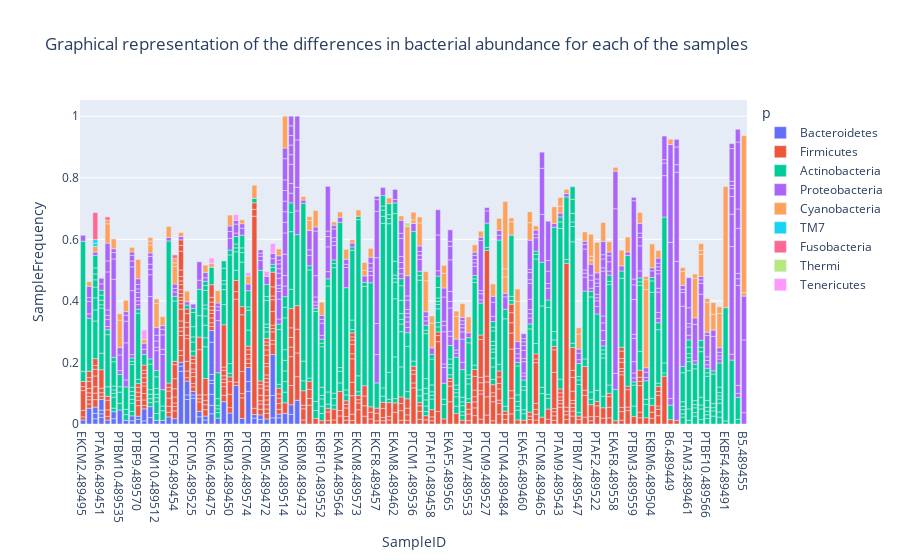

The notebook cell this image was saved under:
### Code cell
fig = px.bar(filtered_df, 
                 x = "SampleID", 
                 y = "SampleFrequency", 
                 color = "p", 
                 title = "Graphical representation of the differences in bacterial abundance for each of the samples")
fig.show()

### Figure 1 — Plotly figure (JSON) as saved in the notebook; plotly's stock layout.template omitted (floating-point values rounded to 4 significant figures; data arrays with more than 128 entries replaced by an {"elided": "..."} marker saying what was removed)
{"data": [{"alignmentgroup": "True", "hovertemplate": "p=Bacteroidetes<br>SampleID=%{x}<br>SampleFrequency=%{y}<extra></extra>", "legendgroup": "Bacteroidetes", "marker": {"color": "#636efa", "pattern": {"shape": ""}}, "name": "Bacteroidetes", "offsetgroup": "Bacteroidetes", "orientation": "v", "showlegend": true, "textposition": "auto", "type": "bar", "x": ["EKCM2.489495", "PTCM3.489508", "EKCF2.489571", "EKCF2.489571", "EKCF2.489571", "PTAM6.489451", "PTAM6.489451", "PTAM6.489451", "PTAM6.489451", "PTAF8.489480", "EKAM7.489572", "EKAM7.489572", "PTBM10.489535", "EKCF7.489557", "EKCM10.489502", "EKCM10.489502", "PTBF9.489570", "PTBF9.489570", "PTBM6.489476", "PTBM6.489476", "EKAM10.489518", "EKAM10.489518", "PTCM10.489512", "EKCF10.489541", "PTCF1.489467", "PTCF9.489454", "PTBF5.489479", "PTBF5.489479", "PTBF5.489479", "PTCM7.489468", "PTCM7.489468", "PTCM7.489468", "PTCM5.489525", "PTCM5.489525", "PTCM5.489525", "EKCF6.489456", "EKCF6.489456", "PTAM5.489496", "PTAM5.489496", "EKCM6.489475", "EKCM6.489475", "EKCM6.489475", "EKCM6.489475", "EKCM6.489475", "EKCM6.489475", "EKCM6.489475", "EKCM6.489475", "EKAF7.489567", "EKCM5.489561", "EKBM3.489450", "EKCF9.489499", "PTAF6.489492", "PTCM6.489574", "PTCM6.489574", "PTCM6.489574", "EKBF5.489551", "EKBF5.489551", "EKBF9.489520", "EKBF9.489520", "EKBM5.489472", "PTAF5.489560", "PTAF5.489560", "PTAF5.489560", "EKAF3.489546", "EKAF3.489546", "EKCM9.489514", "PTBF4.489483", "PTBF4.489483", "PTBF1.489562"], "xaxis": "x", "y": [0.01309, 0.05113, 0.0171, 0.01746, 0.02037, 0.02168, 0.01141, 0.01198, 0.0348, 0.01285, 0.01717, 0.02281, 0.04555, 0.01174, 0.01056, 0.01585, 0.01506, 0.01042, 0.01008, 0.03916, 0.02089, 0.03555, 0.01189, 0.0116, 0.0229, 0.01745, 0.1712, 0.01676, 0.01257, 0.07966, 0.0147, 0.04505, 0.08377, 0.01057, 0.01132, 0.02346, 0.01774, 0.01303, 0.01274, 0.0332, 0.02781, 0.03547, 0.0349, 0.01078, 0.01901, 0.1047, 0.03774, 0.01882, 0.07263, 0.03563, 0.1253, 0.01811, 0.1063, 0.03201, 0.04524, 0.01919, 0.01134, 0.0144, 0.01542, 0.01642, 0.02005, 0.07257, 0.133, 0.0203, 0.01197, 0.03448, 0.03125, 0.03125, 0.07692], "yaxis": "y"}, {"alignmentgroup": "True", "hovertemplate": "p=Firmicutes<br>SampleID=%{x}<br>SampleFrequency=%{y}<extra></extra>", "legendgroup": "Firmicutes", "marker": {"color": "#EF553B", "pattern": {"shape": ""}}, "name": "Firmicutes", "offsetgroup": "Firmicutes", "orientation": "v", "showlegend": true, "textposition": "auto", "type": "bar", "x": {"elided": "422 str values"}, "xaxis": "x", "y": {"elided": "422 float values"}, "yaxis": "y"}, {"alignmentgroup": "True", "hovertemplate": "p=Actinobacteria<br>SampleID=%{x}<br>SampleFrequency=%{y}<extra></extra>", "legendgroup": "Actinobacteria", "marker": {"color": "#00cc96", "pattern": {"shape": ""}}, "name": "Actinobacteria", "offsetgroup": "Actinobacteria", "orientation": "v", "showlegend": true, "textposition": "auto", "type": "bar", "x": {"elided": "444 str values"}, "xaxis": "x", "y": {"elided": "444 float values"}, "yaxis": "y"}, {"alignmentgroup": "True", "hovertemplate": "p=Proteobacteria<br>SampleID=%{x}<br>SampleFrequency=%{y}<extra></extra>", "legendgroup": "Proteobacteria", "marker": {"color": "#ab63fa", "pattern": {"shape": ""}}, "name": "Proteobacteria", "offsetgroup": "Proteobacteria", "orientation": "v", "showlegend": true, "textposition": "auto", "type": "bar", "x": {"elided": "404 str values"}, "xaxis": "x", "y": {"elided": "404 float values"}, "yaxis": "y"}, {"alignmentgroup": "True", "hovertemplate": "p=Cyanobacteria<br>SampleID=%{x}<br>SampleFrequency=%{y}<extra></extra>", "legendgroup": "Cyanobacteria", "marker": {"color": "#FFA15A", "pattern": {"shape": ""}}, "name": "Cyanobacteria", "offsetgroup": "Cyanobacteria", "orientation": "v", "showlegend": true, "textposition": "auto", "type": "bar", "x": ["EKBM8.489473", "EKCF4.489498", "EKCF4.489498", "PTBM9.489505", "EKBF10.489552", "EKCM1.489478", "EKAM4.489564", "EKCM7.489464", "EKCM7.489464", "EKAM1.489459", "EKBM2.489466", "EKCM8.489573", "PTCM3.489508", "EKCF1.489542", "EKCF1.489542", "EKCF2.489571", "PTAF1.489471", "PTAM8.489453", "PTAF8.489480", "PTAF8.489480", "EKAM6.489544", "EKBF8.489493", "PTCM1.489536", "PTCM1.489536", "EKBF1.489501", "EKBF1.489501", "EKBM10.489477", "EKBM10.489477", "EKAM7.489572", "PTBM10.489535", "PTBM10.489535", "EKCF7.489557", "PTAM10.489487", "PTAM10.489487", "EKAF10.489503", "EKAF10.489503", "EKAF10.489503", "PTBF10.489566", "PTBF10.489566", "EKCM10.489502", "PTBF9.489570", "EKBM7.489474", "EKBM7.489474", "PTBM6.489476", "PTAF10.489458", "PTAF10.489458", "PTCF6.489533", "PTCF6.489533", "EKAM10.489518", "EKAM10.489518", "EKAM10.489518", "PTCM10.489512", "PTCM10.489512", "EKCF10.489541", "PTAF7.489568", "PTAF7.489568", "EKBF7.489524", "PTAM7.489553", "PTBF7.489532", "PTBF7.489532", "PTCF3.489529", "PTCF2.489540", "PTCF1.489467", "EKCF5.489488", "PTCF9.489454", "PTCF9.489454", "PTCF9.489454", "PTCF4.489538", "PTCM4.489484", "PTCM4.489484", "PTCM4.489484", "PTBF5.489479", "PTCM7.489468", "EKBF2.489510", "EKBF2.489510", "PTCF10.489534", "PTCF10.489534", "PTAM5.489496", "EKCM6.489475", "EKAF7.489567", "PTAF9.489513", "PTAF9.489513", "PTCM2.489469", "EKBM4.489515", "EKBM3.489450", "EKBF4.489491", "PTAM9.489543", "PTAM9.489543", "EKAF4.489521", "PTBM7.489547", "PTBM7.489547", "PTBM2.489516", "EKAF9.489500", "EKAF9.489500", "EKAF9.489500", "PTAF6.489492", "PTAF2.489522", "PTBM8.489497", "EKBM9.489548", "EKAF8.489558", "PTCM6.489574", "EKAF2.489569", "EKBF5.489551", "EKAF1.489470", "PTAM2.489554", "PTCF7.489531", "PTCF7.489531", "PTCF7.489531", "EKBM6.489504", "PTBF2.489545", "EKAF3.489546", "EKCM9.489514", "B6.489449", "B5.489455", "B5.489455"], "xaxis": "x", "y": [0.01099, 0.03229, 0.01251, 0.05334, 0.04288, 0.01045, 0.01731, 0.04517, 0.01281, 0.03226, 0.01078, 0.02028, 0.01454, 0.01866, 0.02497, 0.01819, 0.02867, 0.01834, 0.06268, 0.01206, 0.01376, 0.1598, 0.01166, 0.02472, 0.07507, 0.01897, 0.1292, 0.01309, 0.03166, 0.08839, 0.02081, 0.0365, 0.1009, 0.02923, 0.0718, 0.01273, 0.02219, 0.09701, 0.01224, 0.01446, 0.06254, 0.05173, 0.03764, 0.01267, 0.08066, 0.02277, 0.04793, 0.02534, 0.02619, 0.01185, 0.01185, 0.07804, 0.01499, 0.02936, 0.07368, 0.01711, 0.04471, 0.05138, 0.1109, 0.02185, 0.02355, 0.01931, 0.03551, 0.04003, 0.05698, 0.01181, 0.01386, 0.03901, 0.05299, 0.02649, 0.2187, 0.01313, 0.03414, 0.0435, 0.01243, 0.1307, 0.03968, 0.02374, 0.01277, 0.04011, 0.05687, 0.03535, 0.01382, 0.05386, 0.03535, 0.3933, 0.02259, 0.02804, 0.01388, 0.0491, 0.02022, 0.03041, 0.01318, 0.01236, 0.07166, 0.01265, 0.09885, 0.06135, 0.03343, 0.01225, 0.02561, 0.05105, 0.04274, 0.0485, 0.03549, 0.2536, 0.03239, 0.01046, 0.07732, 0.02475, 0.02212, 0.1034, 0.01717, 0.0115, 0.5096], "yaxis": "y"}, {"alignmentgroup": "True", "hovertemplate": "p=TM7<br>SampleID=%{x}<br>SampleFrequency=%{y}<extra></extra>", "legendgroup": "TM7", "marker": {"color": "#19d3f3", "pattern": {"shape": ""}}, "name": "TM7", "offsetgroup": "TM7", "orientation": "v", "showlegend": true, "textposition": "auto", "type": "bar", "x": ["EKCF2.489571", "EKCF2.489571"], "xaxis": "x", "y": [0.01019, 0.012], "yaxis": "y"}, {"alignmentgroup": "True", "hovertemplate": "p=Fusobacteria<br>SampleID=%{x}<br>SampleFrequency=%{y}<extra></extra>", "legendgroup": "Fusobacteria", "marker": {"color": "#FF6692", "pattern": {"shape": ""}}, "name": "Fusobacteria", "offsetgroup": "Fusobacteria", "orientation": "v", "showlegend": true, "textposition": "auto", "type": "bar", "x": ["EKCF2.489571", "PTAF8.489480", "PTCF9.489454"], "xaxis": "x", "y": [0.08767, 0.01023, 0.01181], "yaxis": "y"}, {"alignmentgroup": "True", "hovertemplate": "p=Thermi<br>SampleID=%{x}<br>SampleFrequency=%{y}<extra></extra>", "legendgroup": "Thermi", "marker": {"color": "#B6E880", "pattern": {"shape": ""}}, "name": "Thermi", "offsetgroup": "Thermi", "orientation": "v", "showlegend": true, "textposition": "auto", "type": "bar", "x": ["EKBF8.489493"], "xaxis": "x", "y": [0.01125], "yaxis": "y"}, {"alignmentgroup": "True", "hovertemplate": "p=Tenericutes<br>SampleID=%{x}<br>SampleFrequency=%{y}<extra></extra>", "legendgroup": "Tenericutes", "marker": {"color": "#FF97FF", "pattern": {"shape": ""}}, "name": "Tenericutes", "offsetgroup": "Tenericutes", "orientation": "v", "showlegend": true, "textposition": "auto", "type": "bar", "x": ["PTBM6.489476", "EKCM6.489475", "EKCF9.489499", "PTCM6.489574", "EKBM5.489472", "PTAF5.489560"], "xaxis": "x", "y": [0.02995, 0.01674, 0.01859, 0.0111, 0.01577, 0.03223], "yaxis": "y"}], "layout": {"barmode": "relative", "legend": {"title": {"text": "p"}, "tracegroupgap": 0}, "title": {"text": "Graphical representation of the differences in bacterial abundance for each of the samples"}, "xaxis": {"anchor": "y", "domain": [0, 1], "title": {"text": "SampleID"}}, "yaxis": {"anchor": "x", "domain": [0, 1], "title": {"text": "SampleFrequency"}}}}
